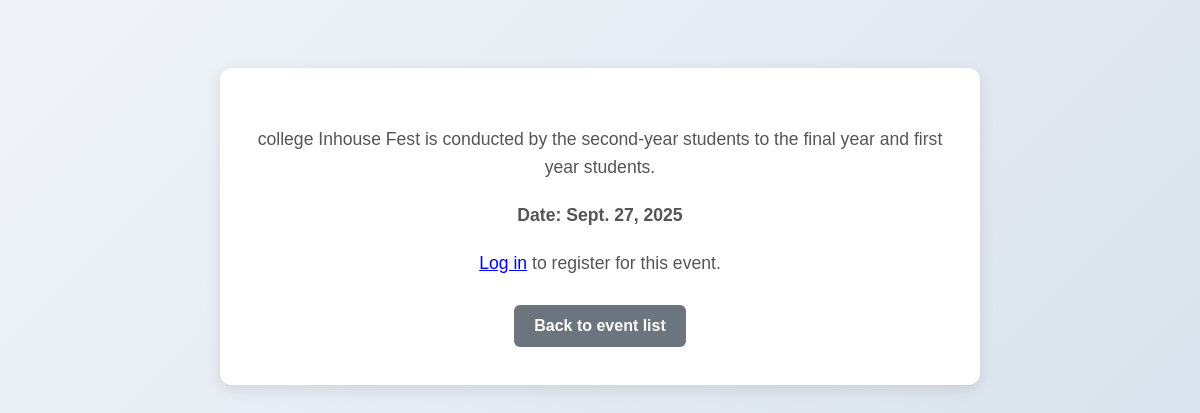
The app's page /events/2/ with its own data.
### events/models.py (models this page shows, shortened)
class Event(models.Model):
    title = models.CharField(max_length=200)   # single definition
    description = models.TextField()
    date = models.DateField()

### events/views.py (the view)
# urls.py: path('<int:event_id>/', views.event_detail, name='event_detail'),
def event_detail(request, event_id):
    event = get_object_or_404(Event, id=event_id)
    return render(request, 'events/event_detail.html', {'event': event})

### events/templates/events/event_detail.html (shortened to what this page needs)
<!DOCTYPE html>
<html lang="en">
<head>
</head>
<body>
    <div class="event-detail-container">
        <p>{{ event.description }}</p>
        <p class="event-detail-date">Date: {{ event.date }}</p>
        {% if user.is_authenticated %}
            <form method="post" action="{% url 'register_event' event.id %}">
                {% csrf_token %}
                <button type="submit" class="register-button">Register</button>
            </form>
        {% else %}
            <p><a href="{% url 'login' %}">Log in</a> to register for this event.</p>
        {% endif %}
        <div class="event-actions">
            <a href="{% url 'event_list' %}" class="back-link">Back to event list</a>
        </div>
    </div>
</body>
</html>

### events/templates/events/event_detail.html (style rules this page uses)
body { font-family: Arial, sans-serif; background: linear-gradient(135deg, #f0f4f8, #d9e2ec); padding: 20px; }
.event-detail-container { background: white; max-width: 700px; margin: 40px auto; padding: 30px; border-radius: 12px; box-shadow: 0 4px 15px rgba(0,0,0,0.1); text-align: center; }
.event-detail-container p { font-size: 1.1em; color: #555; line-height: 1.6; margin-bottom: 20px; }
.event-detail-date { font-weight: bold; color: #007bff; font-size: 1.1em; margin-bottom: 25px; }
.event-actions button, .event-actions a { display: inline-block; padding: 12px 20px; margin: 8px; border-radius: 6px; border: none; text-decoration: none; font-weight: bold; font-size: 1em; cursor: pointer; transition: all 0.3s ease; }
.back-link { background: #6c757d; color: white; }

### records on screen
Event: description "college Inhouse Fest is conducted by the second-year students to the final year and first year students.", date "Sept. 27, 2025"
